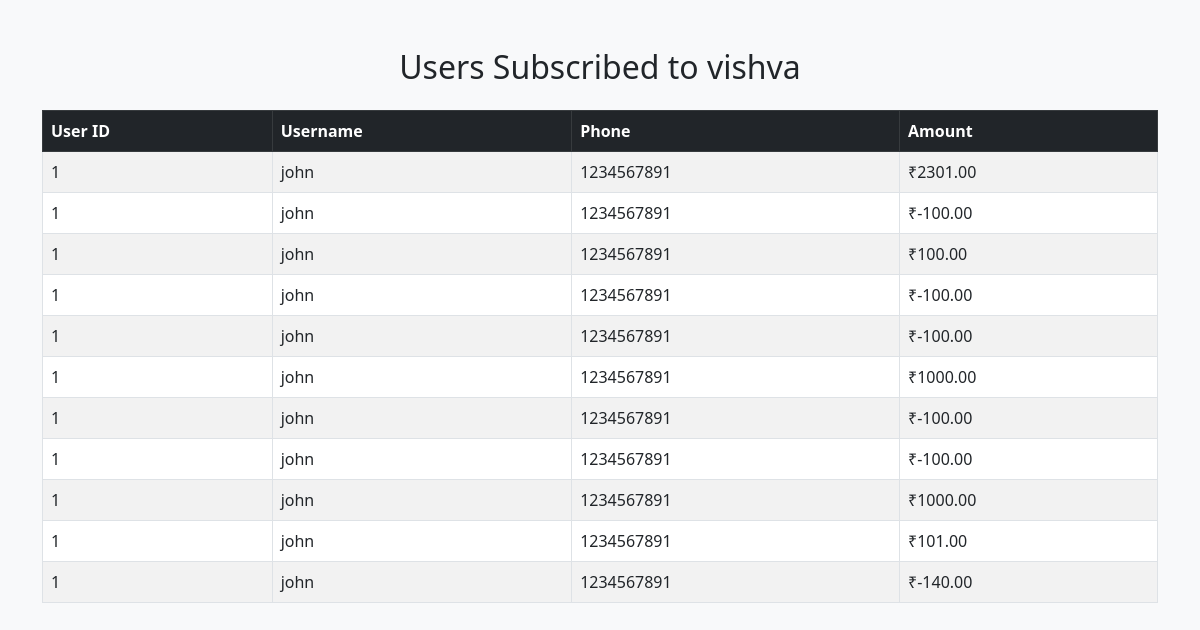
/owner/2/subscriptions, run on an earlier commit of the app's database.
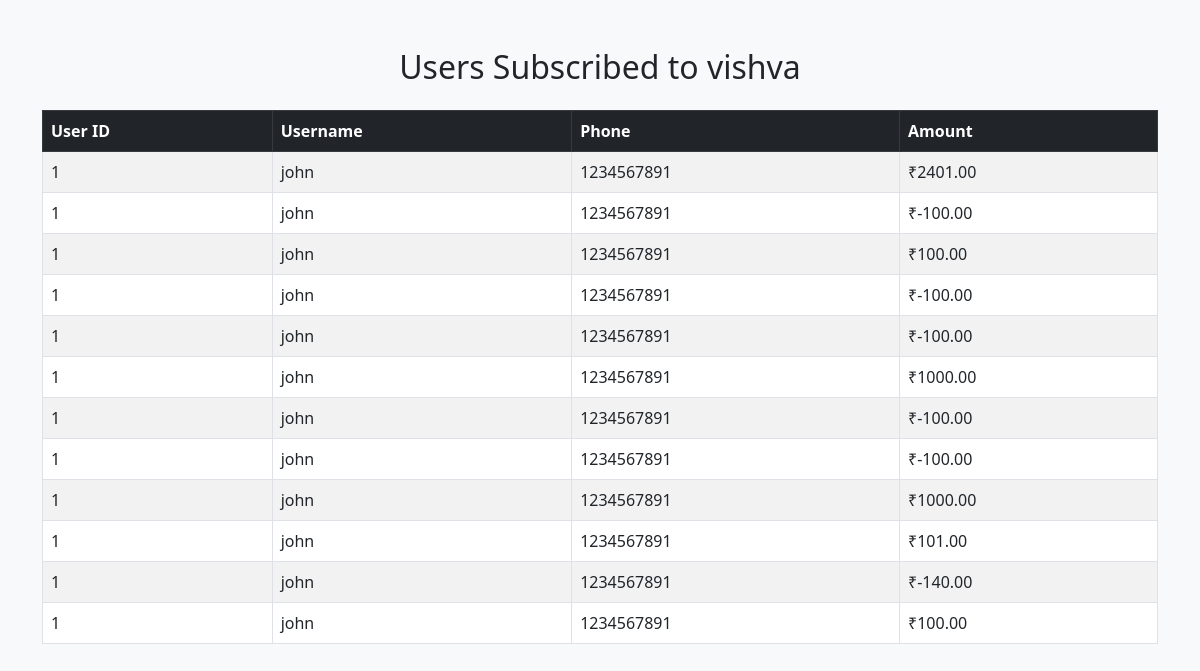
And on a later commit of the database.
### models.py (models this page shows, shortened)
class Owner(UserMixin, db.Model):
    __tablename__ = 'owners'
    id = db.Column(db.Integer, primary_key=True)
    username = db.Column(db.String(80), unique=True, nullable=False)
    email = db.Column(db.String(120), unique=True, nullable=False)
    password_hash = db.Column(db.String(256), nullable=False)
    phone = db.Column(db.String(20), nullable=False)
    gaming_center_name = db.Column(db.String(200), nullable=False)
    address = db.Column(db.String(255), nullable=True)
    active = db.Column(db.Boolean, default=True)
    created_at = db.Column(db.DateTime, default=datetime.utcnow)
    latitude = db.Column(db.Float, nullable=True)
    longitude = db.Column(db.Float, nullable=True)
    google_maps_link = db.Column(db.String(500), nullable=True)
    amenities = db.Column(db.Text, nullable=True)  # Stored as JSON string
    venue_image1 = db.Column(db.String(500), nullable=True)
    venue_image2 = db.Column(db.String(500), nullable=True)
    venue_image3 = db.Column(db.String(500), nullable=True)
    venue_image4 = db.Column(db.String(500), nullable=True)
    images_uploaded = db.Column(db.Boolean, default=False)
    consoles = db.relationship('Console', backref='owner', lazy=True, cascade='all, delete-orphan')
    subscriptions = db.relationship("Subscription", back_populates="owner", cascade="all, delete")

class Subscription(db.Model):
    __tablename__ = "subscription"
    id = db.Column(db.Integer, primary_key=True)
    amount = db.Column(db.Float, nullable=False)
    user_id = db.Column(db.Integer, db.ForeignKey('users.id'), nullable=False)
    owner_id = db.Column(db.Integer, db.ForeignKey('owners.id'), nullable=False)
    created_at = db.Column(db.DateTime, default=datetime.utcnow)
    user = db.relationship("User", back_populates="subscriptions")
    owner = db.relationship("Owner", back_populates="subscriptions")

class User(UserMixin, db.Model):
    __tablename__ = 'users'
    id = db.Column(db.Integer, primary_key=True)
    username = db.Column(db.String(80), unique=True, nullable=False)
    email = db.Column(db.String(120), unique=True, nullable=True)
    phone = db.Column(db.String(20), nullable=False , unique = True)
    password_hash = db.Column(db.String(256), nullable=False)
    full_name = db.Column(db.String(120), nullable=True)
    age = db.Column(db.Integer, nullable=True)
    created_at = db.Column(db.DateTime, default=datetime.utcnow)
    total_spent = db.Column(db.Float, default=0.0)
    bookings = db.relationship('TimeSlot', backref='user', lazy=True, foreign_keys='TimeSlot.user_id')
    coin_balances = db.relationship('UserCoinBalance', backref='user', lazy=True)
    subscriptions = db.relationship("Subscription", back_populates="user", cascade="all, delete")

### routes.py (the view)
@app.route('/owner/<int:owner_id>/subscriptions')
def owner_subscriptions(owner_id):
    owner = Owner.query.get_or_404(owner_id)
    subscriptions = Subscription.query.filter_by(owner_id=owner.id).all()
    return render_template('owner_subscriptions.html', owner=owner, subscriptions=subscriptions)

### templates/owner_subscriptions.html (shortened to what this page needs)
<!DOCTYPE html>
<html lang="en">
<head>
    <link href="https://cdn.jsdelivr.net/npm/bootstrap@5.3.0/dist/css/bootstrap.min.css" rel="stylesheet">
</head>
<body class="bg-light">
    <div class="container mt-5">
        <div class="text-center mb-4">
            <h2>Users Subscribed to {{ owner.username }}</h2>
        </div>
        {% if subscriptions %}
        <table class="table table-bordered table-striped">
            <thead class="table-dark">
                <tr>
                    <th>User ID</th>
                    <th>Username</th>
                    <th>Phone</th>
                    <th>Amount</th>
                </tr>
            </thead>
            <tbody>
                {% for sub in subscriptions %}
                <tr>
                    <td>{{ sub.user.id }}</td>
                    <td>{{ sub.user.username }}</td>
                    <td>{{ sub.user.phone }}</td>
                    <td>₹{{ '%.2f'|format(sub.amount) }}</td>
                </tr>
                {% endfor %}
            </tbody>
        </table>
        {% else %}
            <div class="alert alert-info text-center">
                No users have subscribed to this venue yet.
            </div>
        {% endif %}
    </div>
</body>
</html>

What changed in the data, as far as the page shows it:
changed Subscription (number 1 of 12 on the later page): amount "2301.00" → "2401.00"
added Subscription: user.id "1", user.username "john", user.phone "1234567891", amount "100.00"
